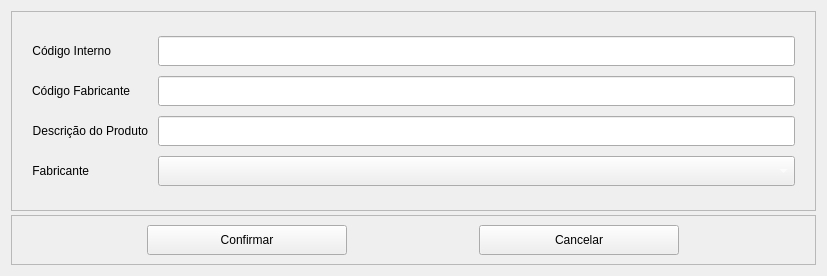
<?xml version="1.0" encoding="UTF-8"?>
<ui version="4.0">
 <class>wind_add_prod</class>
 <widget class="QWidget" name="wind_add_prod">
  <property name="geometry">
   <rect>
    <x>0</x>
    <y>0</y>
    <width>827</width>
    <height>276</height>
   </rect>
  </property>
  <property name="minimumSize">
   <size>
    <width>827</width>
    <height>276</height>
   </size>
  </property>
  <property name="maximumSize">
   <size>
    <width>827</width>
    <height>276</height>
   </size>
  </property>
  <property name="windowTitle">
   <string>Adicionar Novo Produto</string>
  </property>
  <layout class="QVBoxLayout" name="verticalLayout">
   <item alignment="Qt::AlignVCenter">
    <widget class="QFrame" name="fr_top">
     <property name="minimumSize">
      <size>
       <width>0</width>
       <height>200</height>
      </size>
     </property>
     <property name="maximumSize">
      <size>
       <width>16777215</width>
       <height>200</height>
      </size>
     </property>
     <property name="frameShape">
      <enum>QFrame::StyledPanel</enum>
     </property>
     <property name="frameShadow">
      <enum>QFrame::Raised</enum>
     </property>
     <layout class="QVBoxLayout" name="verticalLayout_2">
      <property name="spacing">
       <number>10</number>
      </property>
      <property name="leftMargin">
       <number>10</number>
      </property>
      <property name="topMargin">
       <number>10</number>
      </property>
      <property name="rightMargin">
       <number>10</number>
      </property>
      <property name="bottomMargin">
       <number>10</number>
      </property>
      <item>
       <layout class="QFormLayout" name="formLayout">
        <property name="formAlignment">
         <set>Qt::AlignLeading|Qt::AlignLeft|Qt::AlignVCenter</set>
        </property>
        <property name="leftMargin">
         <number>10</number>
        </property>
        <property name="rightMargin">
         <number>10</number>
        </property>
        <item row="0" column="0">
         <widget class="QLabel" name="lb_codint">
          <property name="minimumSize">
           <size>
            <width>0</width>
            <height>30</height>
           </size>
          </property>
          <property name="maximumSize">
           <size>
            <width>16777215</width>
            <height>30</height>
           </size>
          </property>
          <property name="text">
           <string>&lt;html&gt;&lt;head/&gt;&lt;body&gt;&lt;p align=&quot;right&quot;&gt;Código Interno&lt;/p&gt;&lt;/body&gt;&lt;/html&gt;</string>
          </property>
          <property name="alignment">
           <set>Qt::AlignRight|Qt::AlignTrailing|Qt::AlignVCenter</set>
          </property>
         </widget>
        </item>
        <item row="0" column="1">
         <widget class="QLineEdit" name="le_codint">
          <property name="minimumSize">
           <size>
            <width>0</width>
            <height>30</height>
           </size>
          </property>
          <property name="maximumSize">
           <size>
            <width>16777215</width>
            <height>30</height>
           </size>
          </property>
          <property name="styleSheet">
           <string notr="true">color: rgb(255, 255, 255);</string>
          </property>
         </widget>
        </item>
        <item row="1" column="0">
         <widget class="QLabel" name="lb_codforn">
          <property name="minimumSize">
           <size>
            <width>0</width>
            <height>30</height>
           </size>
          </property>
          <property name="maximumSize">
           <size>
            <width>16777215</width>
            <height>30</height>
           </size>
          </property>
          <property name="text">
           <string>&lt;html&gt;&lt;head/&gt;&lt;body&gt;&lt;p align=&quot;right&quot;&gt;Código Fabricante&lt;/p&gt;&lt;/body&gt;&lt;/html&gt;</string>
          </property>
          <property name="alignment">
           <set>Qt::AlignRight|Qt::AlignTrailing|Qt::AlignVCenter</set>
          </property>
         </widget>
        </item>
        <item row="1" column="1">
         <widget class="QLineEdit" name="le_codforn">
          <property name="minimumSize">
           <size>
            <width>0</width>
            <height>30</height>
           </size>
          </property>
          <property name="maximumSize">
           <size>
            <width>16777215</width>
            <height>30</height>
           </size>
          </property>
          <property name="styleSheet">
           <string notr="true">color: rgb(255, 255, 255);</string>
          </property>
         </widget>
        </item>
        <item row="2" column="0">
         <widget class="QLabel" name="lb_descprod">
          <property name="minimumSize">
           <size>
            <width>0</width>
            <height>30</height>
           </size>
          </property>
          <property name="maximumSize">
           <size>
            <width>16777215</width>
            <height>30</height>
           </size>
          </property>
          <property name="text">
           <string>&lt;html&gt;&lt;head/&gt;&lt;body&gt;&lt;p align=&quot;right&quot;&gt;Descrição do Produto&lt;/p&gt;&lt;/body&gt;&lt;/html&gt;</string>
          </property>
          <property name="alignment">
           <set>Qt::AlignRight|Qt::AlignTrailing|Qt::AlignVCenter</set>
          </property>
         </widget>
        </item>
        <item row="2" column="1">
         <widget class="QLineEdit" name="le_descprod">
          <property name="minimumSize">
           <size>
            <width>0</width>
            <height>30</height>
           </size>
          </property>
          <property name="maximumSize">
           <size>
            <width>16777215</width>
            <height>30</height>
           </size>
          </property>
          <property name="styleSheet">
           <string notr="true">color: rgb(255, 255, 255);</string>
          </property>
         </widget>
        </item>
        <item row="3" column="0">
         <widget class="QLabel" name="lb_forn">
          <property name="minimumSize">
           <size>
            <width>0</width>
            <height>30</height>
           </size>
          </property>
          <property name="maximumSize">
           <size>
            <width>16777215</width>
            <height>30</height>
           </size>
          </property>
          <property name="text">
           <string>&lt;html&gt;&lt;head/&gt;&lt;body&gt;&lt;p align=&quot;right&quot;&gt;Fabricante&lt;/p&gt;&lt;/body&gt;&lt;/html&gt;</string>
          </property>
          <property name="alignment">
           <set>Qt::AlignRight|Qt::AlignTrailing|Qt::AlignVCenter</set>
          </property>
         </widget>
        </item>
        <item row="3" column="1">
         <widget class="QComboBox" name="cb_fornec">
          <property name="minimumSize">
           <size>
            <width>0</width>
            <height>30</height>
           </size>
          </property>
          <property name="maximumSize">
           <size>
            <width>16777215</width>
            <height>30</height>
           </size>
          </property>
          <property name="cursor">
           <cursorShape>PointingHandCursor</cursorShape>
          </property>
          <property name="styleSheet">
           <string notr="true">color: rgb(255, 255, 255);</string>
          </property>
          <property name="maxVisibleItems">
           <number>5</number>
          </property>
         </widget>
        </item>
       </layout>
      </item>
     </layout>
    </widget>
   </item>
   <item alignment="Qt::AlignTop">
    <widget class="QFrame" name="fr_bot">
     <property name="frameShape">
      <enum>QFrame::StyledPanel</enum>
     </property>
     <property name="frameShadow">
      <enum>QFrame::Raised</enum>
     </property>
     <layout class="QHBoxLayout" name="horizontalLayout">
      <item>
       <widget class="QPushButton" name="pb_confirma_prod">
        <property name="minimumSize">
         <size>
          <width>200</width>
          <height>30</height>
         </size>
        </property>
        <property name="maximumSize">
         <size>
          <width>200</width>
          <height>30</height>
         </size>
        </property>
        <property name="cursor">
         <cursorShape>PointingHandCursor</cursorShape>
        </property>
        <property name="styleSheet">
         <string notr="true">QPushButton:hover{
	background-color: rgb(85, 255, 127);	
	color: rgb(255, 0, 0);
	border-radius: 10px
}</string>
        </property>
        <property name="text">
         <string>Confirmar</string>
        </property>
       </widget>
      </item>
      <item>
       <widget class="QPushButton" name="pb_cancela_prod">
        <property name="minimumSize">
         <size>
          <width>200</width>
          <height>30</height>
         </size>
        </property>
        <property name="maximumSize">
         <size>
          <width>200</width>
          <height>30</height>
         </size>
        </property>
        <property name="cursor">
         <cursorShape>PointingHandCursor</cursorShape>
        </property>
        <property name="styleSheet">
         <string notr="true">QPushButton:hover{
	background-color: rgb(255, 0, 0);
	color: rgb(0, 0, 255);
	border-radius: 10px
}</string>
        </property>
        <property name="text">
         <string>Cancelar</string>
        </property>
       </widget>
      </item>
     </layout>
    </widget>
   </item>
  </layout>
 </widget>
 <resources/>
 <connections/>
</ui>
